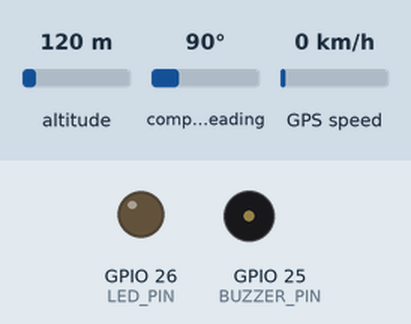
This sketch was run on a simulated ESP32. Shown: output pins drawn as LEDs (lit = HIGH), buzzer (waves = sounding). The inputs (shaded band) are chosen by the test bench; at power-on: altitude 120 m, compass heading 90°, GPS speed 0 km/h. WiFi joins after 1.5 s; servers stay silent unless stated; uploads are accepted with an empty reply; the GPS gets a fix after 3 s at 37.7749, -122.4194 with 8 satellites; what the sketch prints to the serial monitor is not drawn.

Above: at 0.1 s.
At 1.6 s:
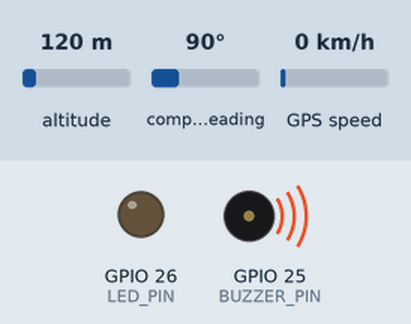
Timing chart, 0 to 3.5 s (numbered marks = the images above):
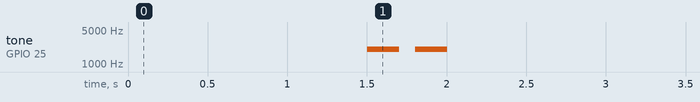

The sketch:

gps_tracker.ino
```cpp
/*
 * FindIt — ESP32 GPS Tracker
 *
 * Reads GPS from UART2, POSTs to your Render server every few seconds.
 * Response from server tells whether to trigger buzzer + LED (find mode).
 *
 * Required libraries (Arduino Library Manager):
 *   - TinyGPSPlus   by Mikal Hart
 *   - ArduinoJson   by Benoit Blanchon
 *
 * Pins (change below if needed):
 *   GPS TX  ->  ESP32 GPIO 16 (RX2)
 *   GPS VCC ->  3.3V or 5V
 *   GPS GND ->  GND
 *   Buzzer+ ->  GPIO 25
 *   LED+    ->  GPIO 26  (220 ohm to GND)
 */

#include <WiFi.h>
#include <WiFiClientSecure.h>
#include <HTTPClient.h>
#include <ArduinoJson.h>
#include <TinyGPSPlus.h>
#include <HardwareSerial.h>

// ─── USER CONFIG ────────────────────────────────────────────────
#define WIFI_SSID      "CE5"
#define WIFI_PASSWORD  "00000000"

// Copy your Render URL here (no trailing slash)
#define SERVER_URL     "https://air-tag-device.onrender.com/api/data"

#define SEND_INTERVAL_MS   3000   // how often to send GPS data (ms)
// ────────────────────────────────────────────────────────────────

#define GPS_RX_PIN    16
#define GPS_TX_PIN    17
#define GPS_BAUD      9600

#define BUZZER_PIN    25
#define LED_PIN       26

TinyGPSPlus      gps;
HardwareSerial   gpsSerial(2);
WiFiClientSecure secureClient;

unsigned long lastSend = 0;
bool findActive = false;

// ─── Setup ───────────────────────────────────────────────────────
void setup() {
  Serial.begin(115200);
  gpsSerial.begin(GPS_BAUD, SERIAL_8N1, GPS_RX_PIN, GPS_TX_PIN);

  pinMode(BUZZER_PIN, OUTPUT);
  pinMode(LED_PIN, OUTPUT);
  digitalWrite(BUZZER_PIN, LOW);
  digitalWrite(LED_PIN, LOW);

  // Skip SSL cert verification (fine for personal projects)
  secureClient.setInsecure();

  Serial.print("Connecting to WiFi");
  WiFi.begin(WIFI_SSID, WIFI_PASSWORD);
  while (WiFi.status() != WL_CONNECTED) {
    delay(500);
    Serial.print(".");
  }
  Serial.println("\nConnected: " + WiFi.localIP().toString());

  // Boot beep — confirms buzzer is wired and working
  tone(BUZZER_PIN, 2000, 200); delay(300);
  tone(BUZZER_PIN, 2000, 200); delay(300);
  Serial.println("[BOOT] Buzzer test done");
}

// ─── Non-blocking continuous beep (called every loop tick) ──────
void handleBuzzer() {
  static unsigned long lastToggle = 0;
  static bool beepOn = false;
  static bool prevFind = false;

  // Print once when find flag changes
  if (findActive != prevFind) {
    prevFind = findActive;
    Serial.printf("[BUZZER] findActive = %d\n", (int)findActive);
  }

  if (findActive) {
    if (millis() - lastToggle >= 300) {
      lastToggle = millis();
      beepOn = !beepOn;
      if (beepOn) {
        tone(BUZZER_PIN, 2000);   // works for both active and passive buzzers
        digitalWrite(LED_PIN, HIGH);
      } else {
        noTone(BUZZER_PIN);
        digitalWrite(BUZZER_PIN, LOW);
        digitalWrite(LED_PIN, LOW);
      }
    }
  } else {
    noTone(BUZZER_PIN);
    digitalWrite(BUZZER_PIN, LOW);
    digitalWrite(LED_PIN, LOW);
    beepOn = false;
  }
}

// ─── Send to server (always runs — GPS fix optional) ────────────
bool sendData(double lat, double lng, double alt, int sats, bool hasFix) {
  if (WiFi.status() != WL_CONNECTED) return false;

  StaticJsonDocument<256> doc;
  if (hasFix) {
    doc["lat"] = lat;
    doc["lng"] = lng;
    doc["alt"] = alt;
  } else {
    doc["nofix"] = true;   // server keeps existing location, still returns find flag
  }
  doc["sats"]      = sats;
  doc["timestamp"] = millis() / 1000;

  String body;
  serializeJson(doc, body);

  HTTPClient http;
  http.begin(secureClient, SERVER_URL);
  http.addHeader("Content-Type", "application/json");
  http.setTimeout(8000);

  int code = http.POST(body);

  if (code == 200) {
    String resp = http.getString();
    StaticJsonDocument<128> res;
    if (!deserializeJson(res, resp)) {
      findActive = res["find"].as<bool>();
    }
    if (hasFix) {
      Serial.printf("[OK] %.6f, %.6f  sats=%d  find=%d\n", lat, lng, sats, (int)findActive);
    } else {
      Serial.printf("[PING] no fix  sats=%d  find=%d\n", sats, (int)findActive);
    }
    http.end();
    return true;
  }

  Serial.printf("[ERR] HTTP %d\n", code);
  http.end();
  return false;
}

// ─── Main loop ───────────────────────────────────────────────────
void loop() {
  // Feed GPS parser
  while (gpsSerial.available()) {
    gps.encode(gpsSerial.read());
  }

  // Buzzer runs every tick — independent of send interval
  handleBuzzer();

  // Throttle sends
  if (millis() - lastSend < SEND_INTERVAL_MS) return;
  lastSend = millis();

  // Reconnect WiFi if dropped
  if (WiFi.status() != WL_CONNECTED) {
    Serial.println("WiFi lost — reconnecting...");
    WiFi.reconnect();
    delay(1000);
    return;
  }

  bool   hasFix = gps.location.isValid();
  int    sats   = gps.satellites.isValid() ? (int)gps.satellites.value() : 0;

  if (!hasFix) {
    uint32_t chars = gps.charsProcessed();
    if (chars < 10) {
      Serial.println("[GPS] NO DATA — check TX->GPIO16 wiring");
    } else {
      Serial.printf("[GPS] No fix yet — chars=%lu sats=%d\n", (unsigned long)chars, sats);
    }
  }

  double lat = hasFix ? gps.location.lat() : 0.0;
  double lng = hasFix ? gps.location.lng() : 0.0;
  double alt = hasFix && gps.altitude.isValid() ? gps.altitude.meters() : 0.0;

  // Always ping server — even without fix — so find flag stays in sync
  sendData(lat, lng, alt, sats, hasFix);
}
```
